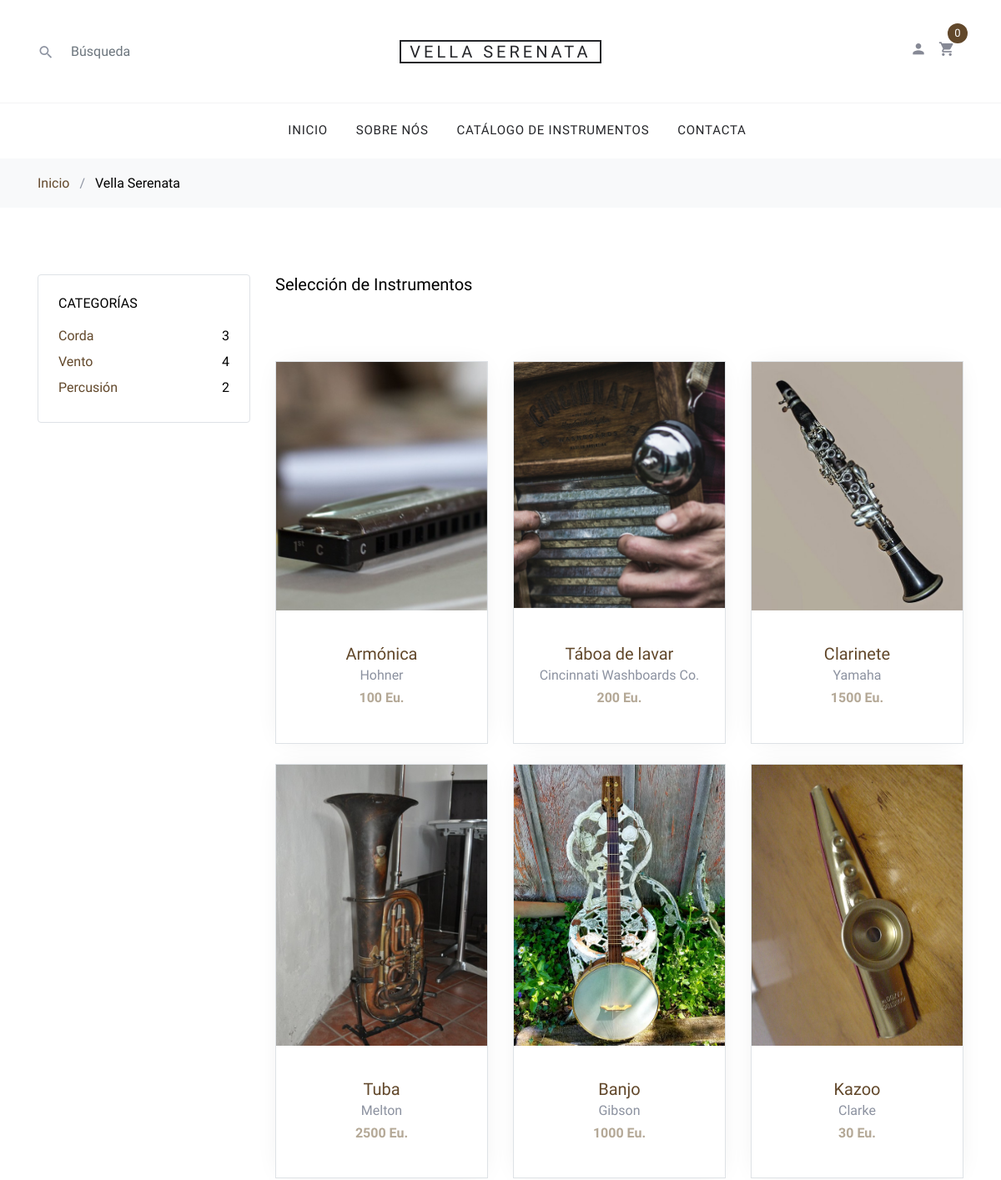
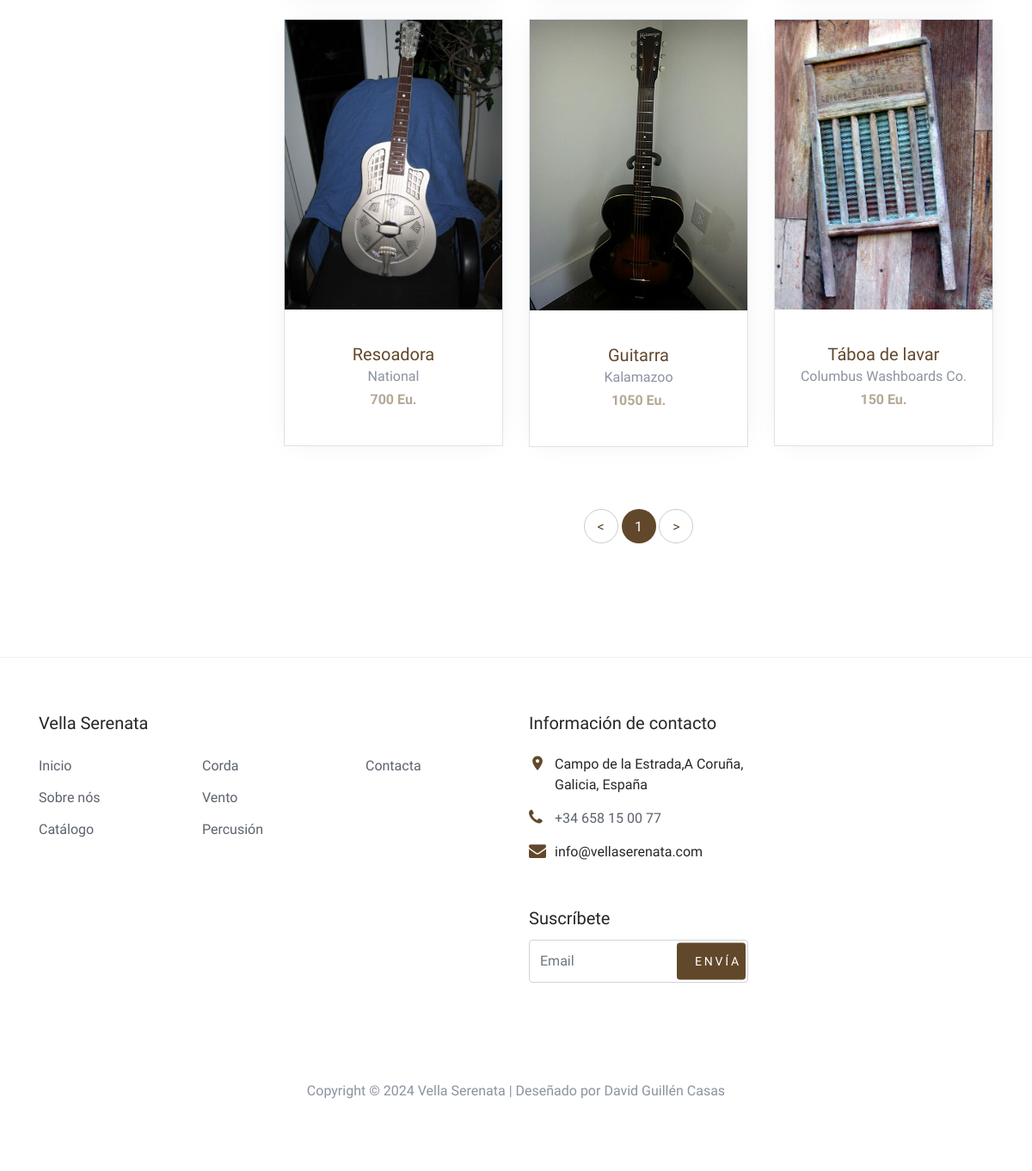
/catalogo.php, run on the app's committed database (2 pictures, top to bottom).
### tables this page shows
CREATE TABLE `productos` (
  `id` int(11) NOT NULL,
  `nombre` varchar(300) NOT NULL,
  `descripcion` text NOT NULL,
  `precio` double NOT NULL,
  `imagen` varchar(200) NOT NULL,
  `inventario` int(11) NOT NULL DEFAULT 1,
  `id_categoria` int(11) NOT NULL,
  `id_marca` int(50) NOT NULL,
  `especificaciones` text NOT NULL
);

CREATE TABLE `marcas` (
  `id` int(11) NOT NULL,
  `marca` varchar(50) NOT NULL,
  `imagen` varchar(200) NOT NULL
);

CREATE TABLE `categorias` (
  `id` int(11) NOT NULL,
  `nombre` varchar(100) NOT NULL,
  `descripcion` varchar(400) NOT NULL
);

### catalogo.php (the view, shortened to what this page needs)
<!DOCTYPE html>
<html lang="gl">
  <head>
    <link rel="stylesheet" href="fonts/icomoon/style.css">
    <link rel="stylesheet" href="css/bootstrap.min.css">
    <link rel="stylesheet" href="css/magnific-popup.css">
    <link rel="stylesheet" href="css/jquery-ui.css">
    <link rel="stylesheet" href="css/owl.carousel.min.css">
    <link rel="stylesheet" href="css/owl.theme.default.min.css">
    <link rel="stylesheet" href="css/aos.css">
    <link rel="stylesheet" href="css/style.css">
  </head>
  <body>
  <div class="site-wrap">
    <?php include("./comunes/cabecera.php"); ?>
    <div class="site-section">
      <div class="container">
        <div class="row mb-5">
          <div class="col-md-9 order-2">
            <div class="row">
              <div class="col-md-12 mb-5">
                <div class="float-md-left mb-4"><h2 class="text-black h5">Selección de Instrumentos</h2></div>
              </div>
            </div>
            <div class="row mb-5">
              <?php
               include ('./php/conexion.php');
               $resultado=$conexion ->query
               ("SELECT b.id, b.nombre, b.descripcion, b.precio, b.imagen, b.inventario, b.id_categoria, a.marca, b.especificaciones
               FROM productos b INNER JOIN marcas a ON b.id_marca = a.id WHERE b.inventario =1 ORDER BY id DESC ") Or die ($conexion -> error);
               while ($fila= mysqli_fetch_array($resultado)){
              ?>
              <div class="col-sm-6 col-lg-4 mb-4" data-aos="fade-up">
                <div class="block-4 text-center border">
                  <figure class="block-4-image">
                    <a href="compra_instrumento.php?id=<?php echo $fila['id'];?>">
                    <img src="imagenes/<?php echo $fila['imagen'];?>" alt="<?php echo $fila['nombre'];?>" class="img-fluid"></a>
                  </figure>
                  <div class="block-4-text p-4">
                    <h3><a href="compra_instrumento.php?id=<?php echo $fila['id'];?>"><?php echo $fila['nombre'];?></a></h3>
                    <p class="mb-0"><?php echo $fila['marca'];?></p>
                    <p class="text-primary font-weight-bold"><?php echo $fila['precio'];?> Eu.</p>
                  </div>
                </div>
              </div>
            <?php }?>
            </div>
            <div class="row" data-aos="fade-up">
              <div class="col-md-12 text-center">
                <div class="site-block-27">
                  <ul>
                    <li><a href="#">&lt;</a></li>
                    <li class="active"><span>1</span></li>
                    <li><a href="#">&gt;</a></li>
                  </ul>
                </div>
              </div>
            </div>
          </div>
          <div class="col-md-3 order-1 mb-5 mb-md-0">
            <div class="border p-4 rounded mb-4">
              <h3 class="mb-3 h6 text-uppercase text-black d-block">Categorías</h3>
              <ul class="list-unstyled mb-0">
              <?php
              $resultado= $conexion->query("SELECT * FROM categorias ");
              while ($fila=mysqli_fetch_array($resultado)){
              ?>
                <li class="mb-1"><a href="./busqueda.php?texto=<?php echo $fila['id'] ?>" class="d-flex"><span><?php echo $fila['nombre'];?></span>
                <span class="text-black ml-auto">
                  <?php
                  $resultado2=$conexion->query("SELECT COUNT(*) FROM productos WHERE inventario =1 AND id_categoria=".$fila['id'] );
                  $fila2=mysqli_fetch_row($resultado2);
                echo $fila2[0];?>
                </span></a></li>
              <?php }?>
              </ul>
            </div>
          </div>
        </div>
      </div>
    </div>
    <?php include("./comunes/pie.php"); ?>
  </div>
  </body>
</html>

### css/style.css (style rules this page uses)
body { line-height: 1.7; color: #8c92a0; font-weight: 300; font-size: 16px; }
a { -webkit-transition: .3s all ease; -o-transition: .3s all ease; transition: .3s all ease; }
.text-black { color: #000; }
.site-wrap:before { -webkit-transition: .3s all ease-in-out; -o-transition: .3s all ease-in-out; transition: .3s all ease-in-out; background: rgba(0, 0, 0, 0.6); content: ""; position: absolute; z-index: 2000; top: 0; left: 0; right: 0; bottom: 0; opacity: 0; visibility: hidden; }
.site-section { padding: 2.5em 0; }
@media (min-width: 768px) { .site-section { padding: 5em 0; } }
.block-4 { -webkit-box-shadow: 0 0 30px -10px rgba(0, 0, 0, 0.1); box-shadow: 0 0 30px -10px rgba(0, 0, 0, 0.1); background: #fff; }
.block-4 .block-4-text h3 { font-size: 20px; margin-bottom: 0; }
.block-4 .block-4-text h3 a { text-decoration: none; }
.site-block-27 ul, .site-block-27 ul li { padding: 0; margin: 0; }
.site-block-27 ul li { display: inline-block; margin-bottom: 4px; }
.site-block-27 ul li a, .site-block-27 ul li span { text-align: center; display: inline-block; width: 40px; height: 40px; line-height: 40px; border-radius: 50%; border: 1px solid #ccc; }
.site-block-27 ul li.active a, .site-block-27 ul li.active span { background: #62482b; color: #fff; border: 1px solid transparent; }

### data on the page
productos: imagen (picture), nombre "Armónica", id_marca.marca "Hohner", precio "100"
productos: imagen (picture), nombre "Táboa de lavar", id_marca.marca "Cincinnati Washboards Co.", precio "200"
productos: imagen (picture), nombre "Clarinete", id_marca.marca "Yamaha", precio "1500"
productos: imagen (picture), nombre "Tuba", id_marca.marca "Melton", precio "2500"
productos: imagen (picture), nombre "Banjo", id_marca.marca "Gibson", precio "1000"
productos: imagen (picture), nombre "Kazoo", id_marca.marca "Clarke", precio "30"
productos: imagen (picture), nombre "Resoadora", id_marca.marca "National", precio "700"
productos: imagen (picture), nombre "Guitarra", id_marca.marca "Kalamazoo", precio "1050"
productos: imagen (picture), nombre "Táboa de lavar", id_marca.marca "Columbus Washboards Co.", precio "150"
categorias: nombre "Corda", fila2 "3"
categorias: nombre "Vento", fila2 "4"
categorias: nombre "Percusión", fila2 "2"
